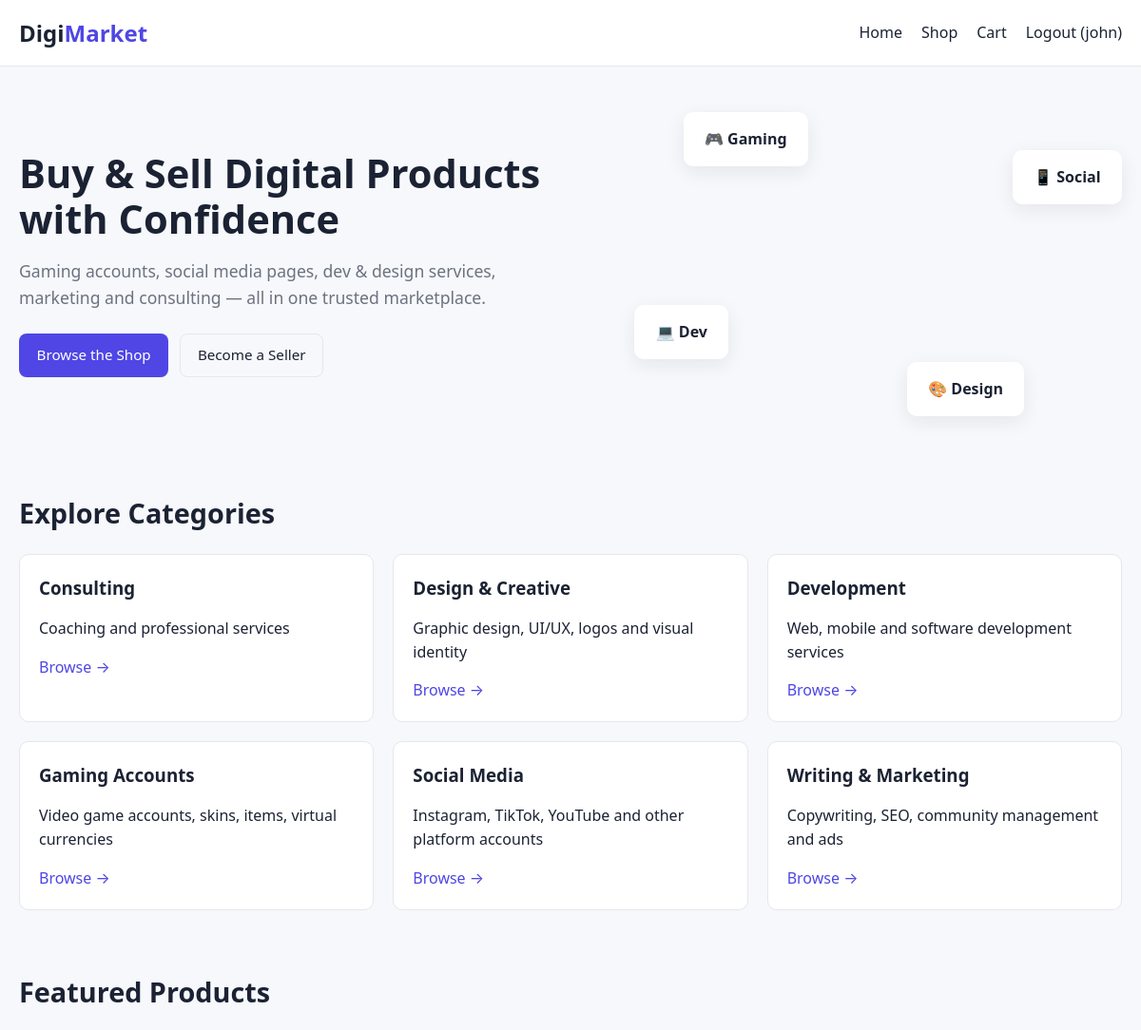
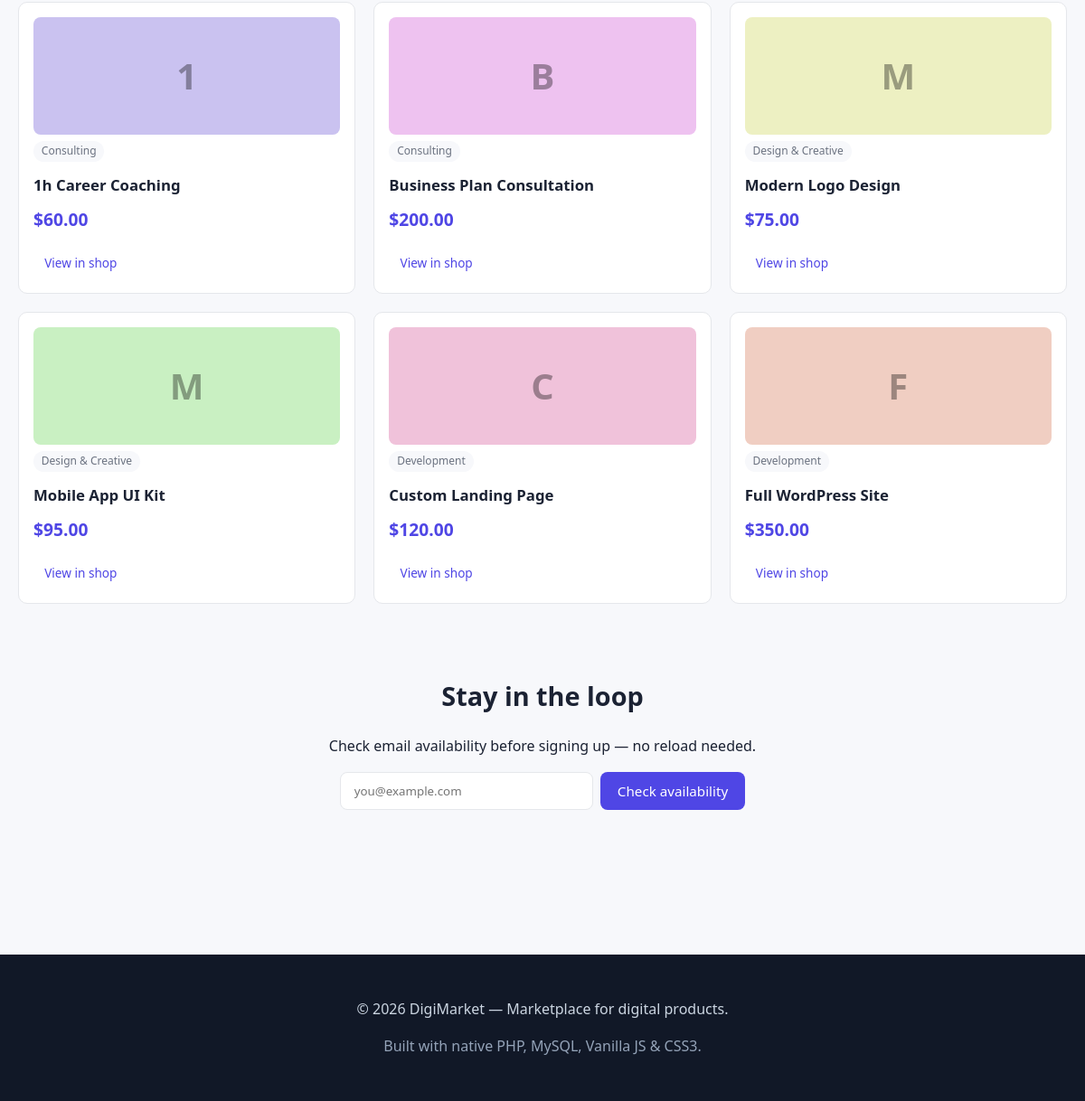
Page /index.php (signed in) on the committed database (2 pictures, top to bottom).
### tables this page shows
CREATE TABLE categories (
    id INT AUTO_INCREMENT PRIMARY KEY,
    name VARCHAR(80) NOT NULL UNIQUE,
    slug VARCHAR(80) NOT NULL UNIQUE,
    description TEXT
);

CREATE TABLE products (
    id INT AUTO_INCREMENT PRIMARY KEY,
    category_id INT NOT NULL,
    seller_id INT NOT NULL,
    title VARCHAR(150) NOT NULL,
    description TEXT NOT NULL,
    price DECIMAL(10,2) NOT NULL,
    image VARCHAR(255) DEFAULT 'placeholder.png',
    stock INT NOT NULL DEFAULT 1,
    created_at DATETIME NOT NULL DEFAULT CURRENT_TIMESTAMP,
    FOREIGN KEY (category_id) REFERENCES categories(id) ON DELETE CASCADE,
    FOREIGN KEY (seller_id)   REFERENCES users(id)      ON DELETE CASCADE,
    INDEX idx_cat (category_id),
    INDEX idx_title (title)
);

### db.php (called while the page is built, shortened)
<?php
function e($v) { return htmlspecialchars(isset($v) ? $v : '', ENT_QUOTES, 'UTF-8'); }

### index.php (the view, shortened to what this page needs)
<?php
require_once __DIR__ . '/config/db.php';
$categories = $pdo->query("SELECT * FROM categories ORDER BY name")->fetchAll();
$featured   = $pdo->query("SELECT p.*, c.name AS category_name
                           FROM products p
                           JOIN categories c ON c.id = p.category_id
                           ORDER BY p.created_at DESC LIMIT 6")->fetchAll();
include __DIR__ . '/includes/header.php';
?>
<section class="hero">
  <div class="hero-text">
    <h1>Buy &amp; Sell Digital Products with Confidence</h1>
    <p>Gaming accounts, social media pages, dev &amp; design services, marketing and consulting — all in one trusted marketplace.</p>
    <div class="hero-cta">
      <a href="shop.php" class="btn btn-primary">Browse the Shop</a>
      <a href="register.php" class="btn btn-ghost">Become a Seller</a>
    </div>
  </div>
  <div class="hero-card" aria-hidden="true">
    <div class="float-card c1">🎮 Gaming</div>
    <div class="float-card c2">📱 Social</div>
    <div class="float-card c3">💻 Dev</div>
    <div class="float-card c4">🎨 Design</div>
  </div>
</section>
<section class="categories">
  <h2>Explore Categories</h2>
  <div class="grid grid-3">
    <?php foreach ($categories as $cat): ?>
      <article class="cat-card">
        <h3><?= e($cat['name']) ?></h3>
        <p><?= e($cat['description']) ?></p>
        <a href="shop.php?category=<?= (int)$cat['id'] ?>">Browse →</a>
      </article>
    <?php endforeach; ?>
  </div>
</section>
<section class="featured">
  <h2>Featured Products</h2>
  <div class="grid grid-3" id="featuredGrid">
    <?php foreach ($featured as $p): ?>
      <article class="product-card">
        <div class="product-img" style="background:hsl(<?= ($p['id']*47)%360 ?> 60% 85%);">
          <?= strtoupper(substr($p['title'],0,1)) ?>
        </div>
        <span class="tag"><?= e($p['category_name']) ?></span>
        <h3><?= e($p['title']) ?></h3>
        <p class="price">$<?= number_format($p['price'],2) ?></p>
        <a href="shop.php" class="btn btn-sm">View in shop</a>
      </article>
    <?php endforeach; ?>
  </div>
</section>
<section class="newsletter">
  <h2>Stay in the loop</h2>
  <p>Check email availability before signing up — no reload needed.</p>
  <form id="emailCheckForm" class="inline-form" novalidate>
    <input type="email" id="emailCheck" placeholder="you@example.com" required>
    <button type="submit" class="btn btn-primary">Check availability</button>
  </form>
  <p id="emailCheckResult" class="result-msg" role="status"></p>
</section>
<?php include __DIR__ . '/includes/footer.php'; ?>

### style.css (style rules this page uses)
:root { --bg: #f7f8fb; --surface: #ffffff; --text: #1b2233; --muted: #6b7280; --primary: #4f46e5; --primary-dark: #3b32c4; --accent: #06b6d4; --danger: #dc2626; --success: #16a34a; --border: #e5e7eb; --radius: 10px; --shadow: 0 6px 20px rgba(20,20,50,.08); --font: 'Segoe UI', Roboto, system-ui, -apple-system, Helvetica, Arial, sans-serif; }
* { box-sizing: border-box; }
html, body { margin: 0; padding: 0; }
body { font-family: var(--font); background: var(--bg); color: var(--text); line-height: 1.55; }
a { color: var(--primary); text-decoration: none; }
.btn { display:inline-block; padding:.65rem 1.1rem; border-radius:8px; border:1px solid transparent; cursor:pointer; font-size:.95rem; font-family:inherit; }
.btn-primary { background: var(--primary); color:#fff; }
.btn-ghost { background: transparent; border-color: var(--border); color: var(--text); }
.btn-sm { padding: .4rem .7rem; font-size: .85rem; }
.hero { display:grid; grid-template-columns: 1.2fr 1fr; gap: 2rem; padding: 3rem 0; align-items:center; }
.hero h1 { font-size: 2.6rem; line-height:1.15; margin: 0 0 1rem; }
.hero p { color: var(--muted); font-size:1.1rem; max-width: 540px; }
.hero-cta { margin-top: 1.5rem; display:flex; gap:.75rem; flex-wrap:wrap; }
.hero-card { position: relative; height: 320px; }
.float-card { position: absolute; padding: 1rem 1.4rem; background: var(--surface); border-radius: var(--radius); box-shadow: var(--shadow); font-weight:600; animation: float 4s ease-in-out infinite; }
.c1 { top: 0; left: 10%; }
.c2 { top: 40px; right: 0; animation-delay: .5s; }
.c3 { bottom:60px; left: 0; animation-delay: 1s; }
.c4 { bottom: 0; right: 20%; animation-delay: 1.5s; }
section { padding: 2rem 0; }
section h2 { font-size: 1.8rem; margin: 0 0 1.25rem; }
.grid { display: grid; gap: 1.25rem; }
.grid-3 { grid-template-columns: repeat(3, 1fr); }
.cat-card { background: var(--surface); border-radius: var(--radius); padding: 1.25rem; border: 1px solid var(--border); transition: transform .18s ease, box-shadow .18s; }
.cat-card h3 { margin: 0 0 .5rem; }
.product-card { background: var(--surface); border-radius: var(--radius); border: 1px solid var(--border); padding: 1rem; display:flex; flex-direction:column; gap:.4rem; }
.product-img { height: 130px; border-radius: 8px; display:flex; align-items:center; justify-content:center; font-size: 2.5rem; font-weight: 800; color: rgba(0,0,0,.35); }
.product-card h3 { margin:.4rem 0 0; font-size:1.05rem; }
.tag { display:inline-block; background: var(--bg); color: var(--muted); padding:.15rem .55rem; border-radius:999px; font-size:.75rem; align-self:flex-start; }
.price { font-size: 1.2rem; color: var(--primary); font-weight: 700; margin:.25rem 0 .5rem; }
.newsletter { text-align:center; padding: 3rem 0; }
.inline-form { display:inline-flex; gap:.5rem; flex-wrap:wrap; justify-content:center; }
.inline-form input { padding:.65rem .9rem; border:1px solid var(--border); border-radius:8px; min-width:280px; font-family:inherit; }
.result-msg { margin-top:.8rem; min-height: 1.2rem; font-weight:500; }

### rows in the picture
categories: name "Consulting", description "Coaching and professional services"
categories: name "Design & Creative", description "Graphic design, UI/UX, logos and visual identity"
categories: name "Development", description "Web, mobile and software development services"
categories: name "Gaming Accounts", description "Video game accounts, skins, items, virtual currencies"
categories: name "Social Media", description "Instagram, TikTok, YouTube and other platform accounts"
categories: name "Writing & Marketing", description "Copywriting, SEO, community management and ads"
products: title "1", category.name "Consulting", title "1h Career Coaching", price "60.00"
products: title "B", category.name "Consulting", title "Business Plan Consultation", price "200.00"
products: title "M", category.name "Design & Creative", title "Modern Logo Design", price "75.00"
products: title "M", category.name "Design & Creative", title "Mobile App UI Kit", price "95.00"
products: title "C", category.name "Development", title "Custom Landing Page", price "120.00"
products: title "F", category.name "Development", title "Full WordPress Site", price "350.00"

### other values in the picture
$_SESSION['username'] "john"
